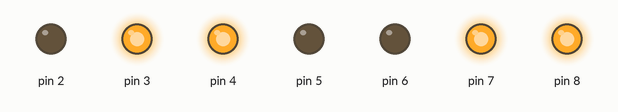
The sketch below on a simulated Arduino Uno, built with avr-gcc and run on an emulated ATmega328P. On the bench: output pins drawn as LEDs (lit = HIGH).

Above: at 0.1 s.
Timing chart, 0 to 1.6 s (numbered marks = the images above):
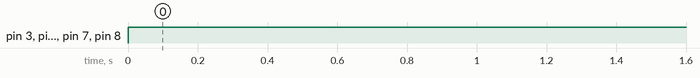

The sketch:

EX2.85.ino
```cpp
void setup() {
  // put your setup code here, to run once:
  DDRD = 0xFC; //declare of Pin2-Pin7 of PortD
  DDRB = 0x01; //declare of Pin8 of PortB
}

void loop() {
  // put your main code here, to run repeatedly:
  //Use CC 7 segment
  PORTD = (0x26)<<2; //shift by 2 as it is on PD2
  PORTB = (0x01);
}
```

Measured:
- by itself, pin 3, pin 4, pin 7, pin 8: LOW → HIGH at 0.00 s
